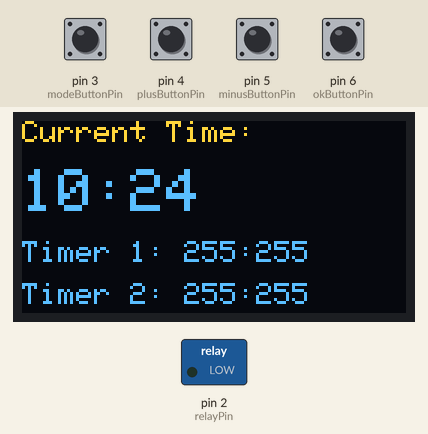
Recording of a sketch running on a simulated Arduino Uno, built with avr-gcc and run on an emulated ATmega328P. Shown: 128×64 one-colour display, switched loads named in the sketch (green lamp = pin HIGH). The inputs (shaded band) are chosen by the test bench; at power-on: pin 3 (modeButtonPin), pin 4 (plusButtonPin), pin 5 (minusButtonPin), pin 6 (okButtonPin) HIGH. The OLED is the two-colour kind (top 16 rows yellow); the local clock reads 2024-03-15 10:24:30 at power-on unless the sketch sets it; EEPROM starts erased.

Above: at 1.2 s.
1.3 s: pin 6 (okButtonPin) pulled LOW for 0.15 s
At 2.7 s:
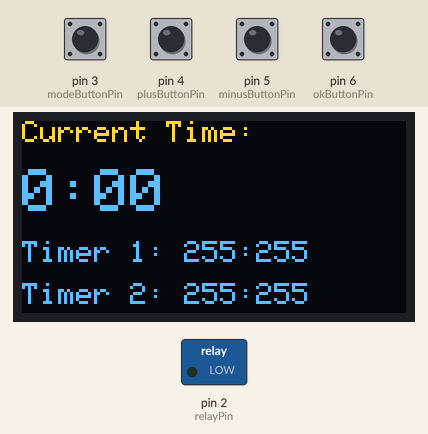
Timing chart, 0 to 4.3 s (numbered marks = the images above; inputs shaded):
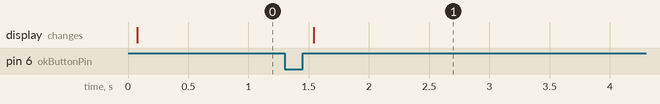

The sketch:

RTC-V1-automated-irriagtion-timer.ino
```cpp
#include <Wire.h>
#include <RTClib.h>
#include <EEPROM.h>
#include <Adafruit_GFX.h>
#include <Adafruit_SSD1306.h>

RTC_DS1307 rtc;
Adafruit_SSD1306 display(128, 64, &Wire, -1);

int relayPin = 2;
int modeButtonPin = 3;
int plusButtonPin = 4;
int minusButtonPin = 5;
int okButtonPin = 6;

int mode = 0;  // 0 para ajuste de hora, 1 para inclusão de timer
int hour = 0;
int minute = 0;
int selectedTimer = 0;
int timerCount = 0;
int timer1Hour = 0;
int timer1Minute = 0;
int timer2Hour = 0;
int timer2Minute = 0;

void setup() {
  rtc.begin();
  display.begin(SSD1306_SWITCHCAPVCC, 0x3C);
  display.clearDisplay();
  display.setTextColor(WHITE);

  pinMode(relayPin, OUTPUT);
  pinMode(modeButtonPin, INPUT_PULLUP);
  pinMode(plusButtonPin, INPUT_PULLUP);
  pinMode(minusButtonPin, INPUT_PULLUP);
  pinMode(okButtonPin, INPUT_PULLUP);

  // Carregar os tempos da memória EEPROM
  timerCount = EEPROM.read(0);
  timer1Hour = EEPROM.read(1);
  timer1Minute = EEPROM.read(2);
  timer2Hour = EEPROM.read(3);
  timer2Minute = EEPROM.read(4);
}

void loop() {
  DateTime now = rtc.now();

  // Ativar o relé se a hora atual bater com algum dos tempos programados
  if (now.hour() == timer1Hour && now.minute() == timer1Minute) {
    digitalWrite(relayPin, HIGH);
  } else if (now.hour() == timer2Hour && now.minute() == timer2Minute) {
    digitalWrite(relayPin, HIGH);
  } else {
    digitalWrite(relayPin, LOW);
  }

  // Verificar os botões
  if (digitalRead(modeButtonPin) == LOW) {
    delay(50);  // debounce
    if (digitalRead(modeButtonPin) == LOW) {
      mode = 1 - mode;  // Trocar o modo entre ajuste de hora e inclusão de timer
      while (digitalRead(modeButtonPin) == LOW) {}  // Aguardar o botão ser solto
    }
  }

  if (mode == 0) {
    // Modo de ajuste de hora
    if (digitalRead(plusButtonPin) == LOW) {
      delay(50);  // debounce
      if (digitalRead(plusButtonPin) == LOW) {
        hour = (hour + 1) % 24;  // Incrementar a hora
        while (digitalRead(plusButtonPin) == LOW) {}  // Aguardar o botão ser solto
      }
    }

    if (digitalRead(minusButtonPin) == LOW) {
      delay(50);  // debounce
      if (digitalRead(minusButtonPin) == LOW) {
        hour = (hour + 23) % 24;  // Decrementar a hora
        while (digitalRead(minusButtonPin) == LOW) {}  // Aguardar o botão ser solto
      }
    }

    if (digitalRead(okButtonPin) == LOW) {
      delay(50);  // debounce
      if (digitalRead(okButtonPin) == LOW) {
        rtc.adjust(DateTime(now.year(), now.month(), now.day(), hour, minute, 0));  // Ajustar a hora do RTC
        while (digitalRead(okButtonPin) == LOW) {}  // Aguardar o botão ser solto
      }
    }
  } else {
    // Modo de inclusão de timer
    if (digitalRead(plusButtonPin) == LOW) {
      delay(50);  // debounce
      if (digitalRead(plusButtonPin) == LOW) {
        selectedTimer = 1 - selectedTimer;  // Alternar entre Timer 1 e Timer 2
        while (digitalRead(plusButtonPin) == LOW) {}  // Aguardar o botão ser solto
      }
    }

    if (digitalRead(minusButtonPin) == LOW) {
      delay(50);  // debounce
      if (digitalRead(minusButtonPin) == LOW) {
        if (selectedTimer == 0) {
          timer1Hour = (timer1Hour + 1) % 24;  // Incrementar a hora do Timer 1
        } else {
          timer2Hour = (timer2Hour + 1) % 24;  // Incrementar a hora do Timer 2
        }
        while (digitalRead(minusButtonPin) == LOW) {}  // Aguardar o botão ser solto
      }
    }

    if (digitalRead(okButtonPin) == LOW) {
      delay(50);  // debounce
      if (digitalRead(okButtonPin) == LOW) {
        if (selectedTimer == 0) {
          timer1Minute = (timer1Minute + 1) % 60;  // Incrementar os minutos do Timer 1
        } else {
          timer2Minute = (timer2Minute + 1) % 60;  // Incrementar os minutos do Timer 2
        }
        while (digitalRead(okButtonPin) == LOW) {}  // Aguardar o botão ser solto
      }
    }
  }

  // Salvar os tempos na memória EEPROM
  EEPROM.write(0, timerCount);
  EEPROM.write(1, timer1Hour);
  EEPROM.write(2, timer1Minute);
  EEPROM.write(3, timer2Hour);
  EEPROM.write(4, timer2Minute);

  // Atualizar o display OLED
  display.clearDisplay();
  display.setTextSize(1);
  display.setCursor(0, 0);
  display.println("Current Time:");
  display.setTextSize(2);
  display.setCursor(0, 16);
  display.print(now.hour());
  display.print(":");
  if (now.minute() < 10) {
    display.print("0");
  }
  display.println(now.minute());
  display.setTextSize(1);
  display.setCursor(0, 40);
  display.print("Timer 1: ");
  display.print(timer1Hour);
  display.print(":");
  if (timer1Minute < 10) {
    display.print("0");
  }
  display.println(timer1Minute);
  display.setCursor(0, 54);
  display.print("Timer 2: ");
  display.print(timer2Hour);
  display.print(":");
  if (timer2Minute < 10) {
    display.print("0");
  }
  display.println(timer2Minute);
  display.display();
}
```

Measured:
- after the input at 1.3 s, the display: changes after 0.24 s (image 1)
